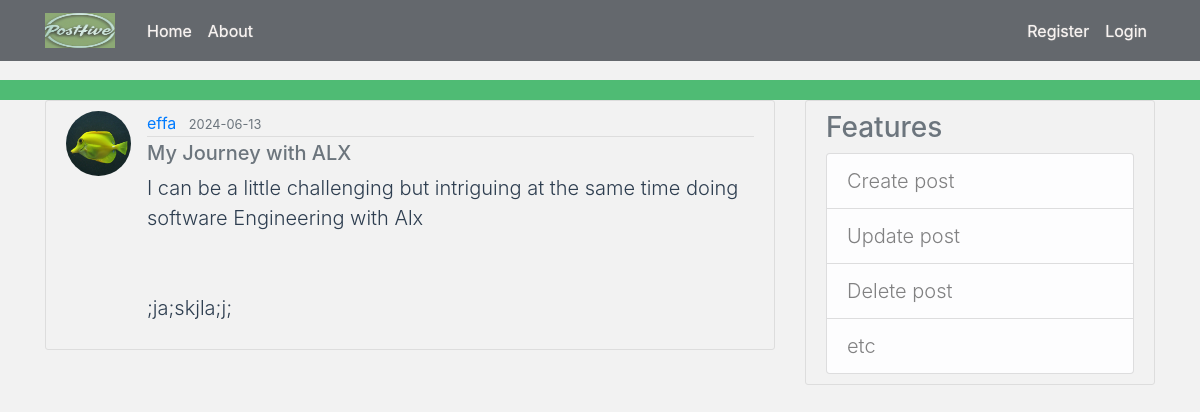
/post/11, run on the app's committed database.
### posthive/models.py (models this page shows, shortened)
class User(db.Model, UserMixin):
    id = db.Column(db.Integer, primary_key=True)
    username = db.Column(db.String(20), unique=True, nullable=False)
    email = db.Column(db.String(120), unique=True, nullable=False)
    image_file = db.Column(db.String(20), nullable=False, default='default.png')
    password = db.Column(db.String(60), nullable=False)
    posts = db.relationship('Post', backref='author', lazy=True)
    """
    @property
    def is_authenticated(self):
        return True

    @property
    def is_anonymous(self):
        return False

    @property
    def is_active(self):
        return True  # Or your custom logic

    def get_id(self):
        return str(self.id)
    """

class Post(db.Model):
    id = db.Column(db.Integer, primary_key=True)
    title = db.Column(db.String(100), nullable=False)
    date_posted = db.Column(db.DateTime, nullable=False, default=datetime.utcnow)
    content = db.Column(db.Text, nullable=False)
    user_id = db.Column(db.Integer, db.ForeignKey('user.id'), nullable=False)

### posthive/routes.py (the view)
@app.route("/post/<int:post_id>")
def post(post_id):
    post = Post.query.get_or_404(post_id)
    return render_template('post.html', title=post.title, post=post)

### posthive/templates/post.html (shortened to what this page needs)
{% extends "layout.html" %}
{% block content %}
  <article class="media content-section">
    <img class="rounded-circle article-img" src="{{ url_for('static', filename='profile_pics/' + post.author.image_file) }}">
    <div class="media-body">
      <div class="article-metadata">
        <a class="mr-2" href="{{ url_for('user_posts', username=post.author.username) }}">{{ post.author.username }}</a>
        <small class="text-muted">{{ post.date_posted.strftime('%Y-%m-%d') }}</small>
      </div>
      <h5 class="article-title text-muted">{{ post.title }}</h5>
      <p class="article-content lead">{{ post.content }}</p>
    </div>
  </article>
{% endblock  content %}

### posthive/static/main.css (style rules this page uses)
body { background-color: #f2f2f2; color: #2e3e50; margin-top: 5rem; }
h1, h2, h3, h4, h5, h6 { color: #2e3e50; }
.content-section { background-color: #f2f2f2; padding: 10px 20px; border: 1px solid #dddddd; border-radius: 3px; margin-bottom: 20px; }
.article-title { color: #2e3e50; }
.article-content { white-space: pre-line; }
.article-img { height: 65px; width: 65px; margin-right: 16px; }
.article-metadata { padding-bottom: 1px; margin-bottom: 4px; border-bottom: 1px solid #dddddd; }

### data on the page
User: image_file (picture), author.username "effa"
Post: date_posted "2024-06-13", title "My Journey with ALX", content "I can be a little challenging but intriguing at the same time doing software Engineering with Alx ;ja;skjla;j;"
